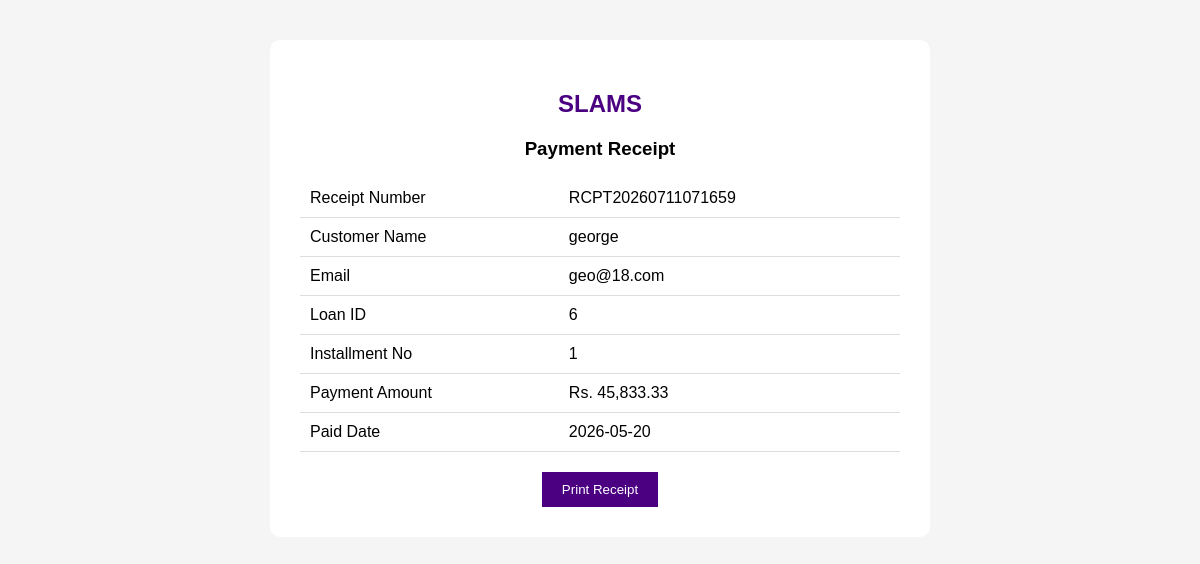
Screenshot of /payments/receipt.php?id=10 (signed in) with the database file from the repository.
### tables this page shows
CREATE TABLE `payments` (
  `id` int(11) NOT NULL,
  `receipt_no` varchar(30) DEFAULT NULL,
  `installment_id` int(11) DEFAULT NULL,
  `paid_date` date DEFAULT NULL,
  `amount` decimal(10,2) DEFAULT NULL
);

CREATE TABLE `users` (
  `id` int(11) NOT NULL,
  `name` varchar(100) DEFAULT NULL,
  `email` varchar(100) DEFAULT NULL,
  `password` varchar(255) DEFAULT NULL,
  `role` enum('admin','customer') DEFAULT 'customer'
);

CREATE TABLE `installments` (
  `id` int(11) NOT NULL,
  `installment_no` int(11) DEFAULT NULL,
  `loan_id` int(11) DEFAULT NULL,
  `due_date` date DEFAULT NULL,
  `amount` decimal(10,2) DEFAULT NULL,
  `status` varchar(20) DEFAULT 'unpaid'
);

### payments/receipt.php (the view, shortened to what this page needs)
<?php
include "../config/auth.php";
$id = $_GET['id'];
$sql = "SELECT
        payments.*,
        installments.installment_no,
        installments.loan_id,
        loans.customer_id,
        users.name,
        users.email
        FROM payments
        INNER JOIN installments
        ON payments.installment_id = installments.id
        INNER JOIN loans
        ON installments.loan_id = loans.id
        INNER JOIN customers
        ON loans.customer_id = customers.id
        INNER JOIN users
        ON customers.user_id = users.id
        WHERE payments.id='$id'";
$result = $conn->query($sql);
$row = $result->fetch_assoc();
?>
<!DOCTYPE html>
<html>
<head>
</head>
<body>
<div class="receipt">
<h2>
SLAMS
</h2>
<h3 style="text-align:center;">
Payment Receipt
</h3>
<table>
<tr>
<td>Receipt Number</td>
<td>
<?= $row['receipt_no']; ?>
</td>
</tr>
<tr>
<td>Customer Name</td>
<td>
<?= $row['name']; ?>
</td>
</tr>
<tr>
<td>Email</td>
<td>
<?= $row['email']; ?>
</td>
</tr>
<tr>
<td>Loan ID</td>
<td>
<?= $row['loan_id']; ?>
</td>
</tr>
<tr>
<td>Installment No</td>
<td>
<?= $row['installment_no']; ?>
</td>
</tr>
<tr>
<td>Payment Amount</td>
<td>
Rs. <?= number_format($row['amount'],2); ?>
</td>
</tr>
<tr>
<td>Paid Date</td>
<td>
<?= $row['paid_date']; ?>
</td>
</tr>
</table>
<div class="print">
<button onclick="window.print()">
Print Receipt
</button>
</div>
</div>
</body>
</html>

### payments/receipt.php (style rules this page uses)
body { font-family: Arial; background:#f5f5f5; }
.receipt { width:600px; margin:40px auto; background:white; padding:30px; border-radius:10px; }
h2 { text-align:center; color:#4b0082; }
table { width:100%; border-collapse:collapse; }
td { padding:10px; border-bottom:1px solid #ddd; }
.print { margin-top:20px; text-align:center; }
button { background:#4b0082; color:white; padding:10px 20px; border:none; cursor:pointer; }

### rows the page displays
payments: receipt_no "RCPT20260711071659", users.name "george", users.email "geo@18.com", installment.loan_id "6", installment.installment_no "1", amount "45,833.33", paid_date "2026-05-20"
